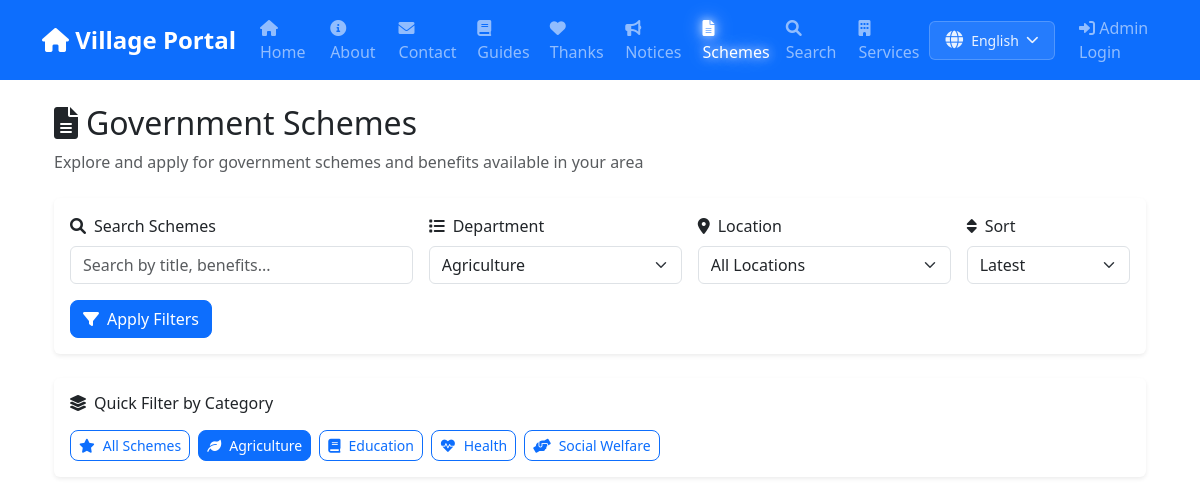
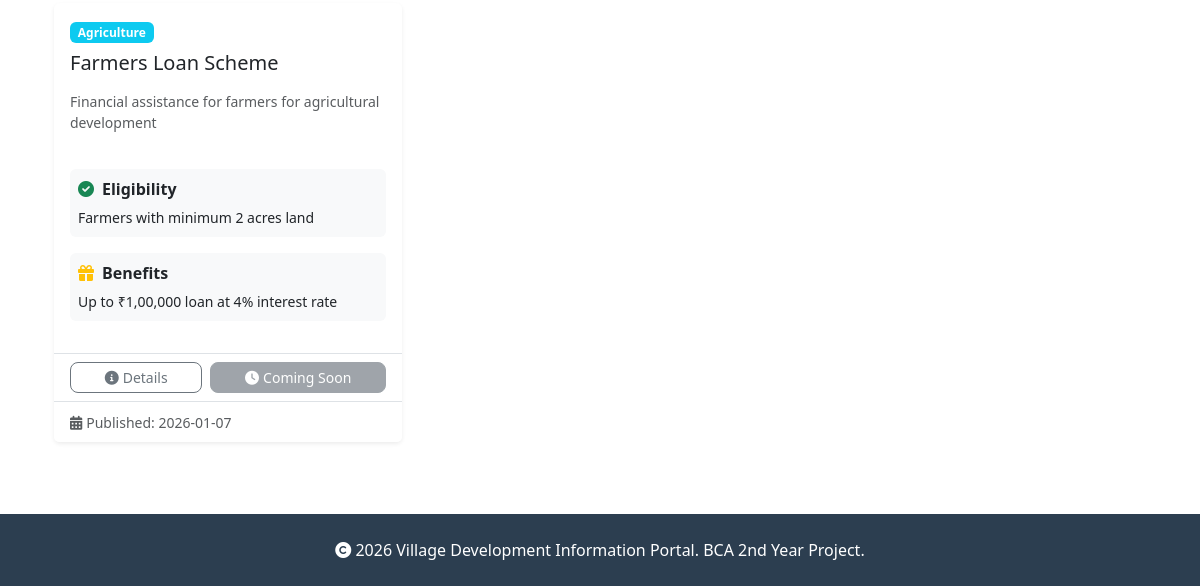
/schemes?category=Agriculture&location=&sort=latest&q=, run on an earlier commit of the app's database (2 pictures, top to bottom).
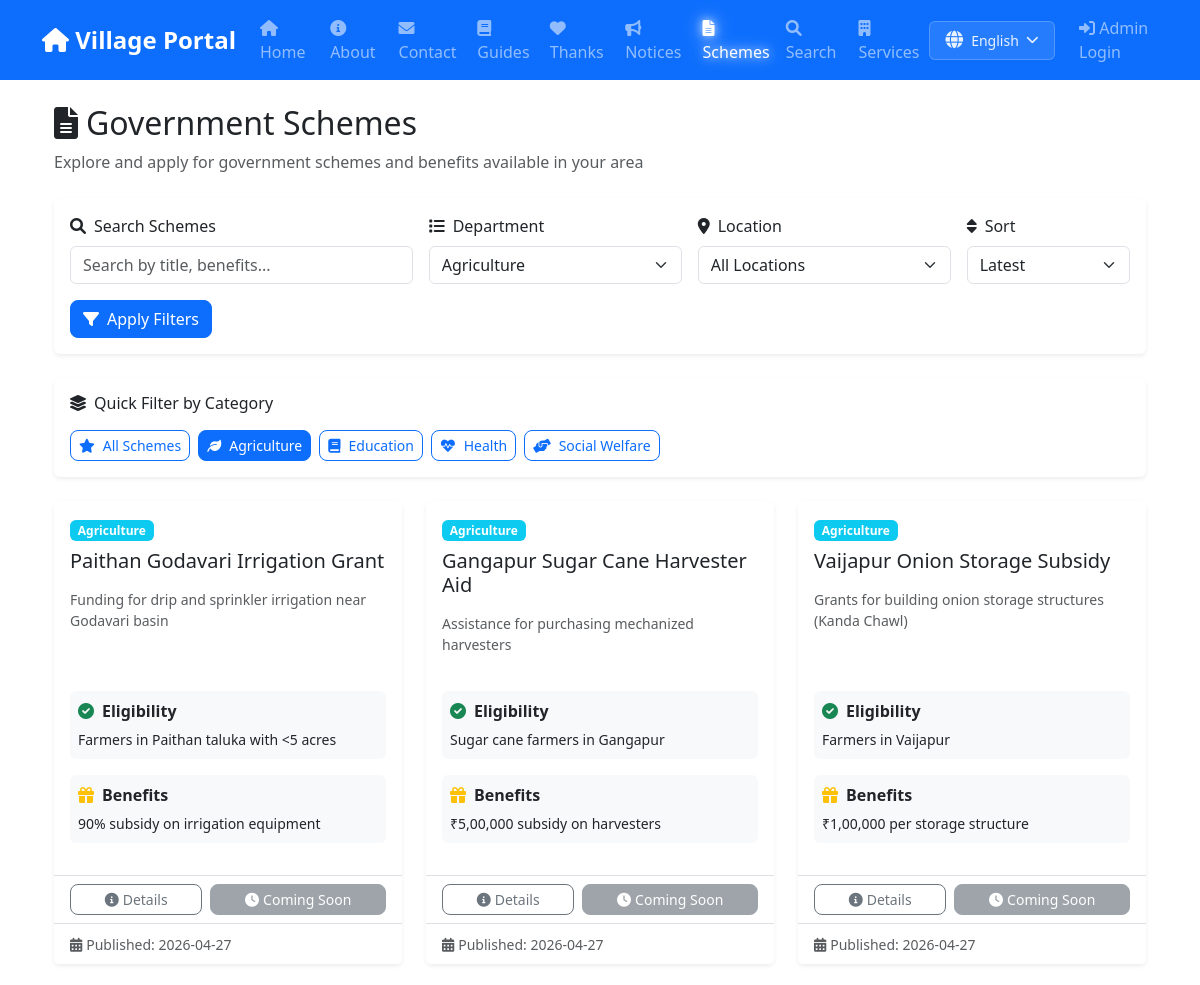
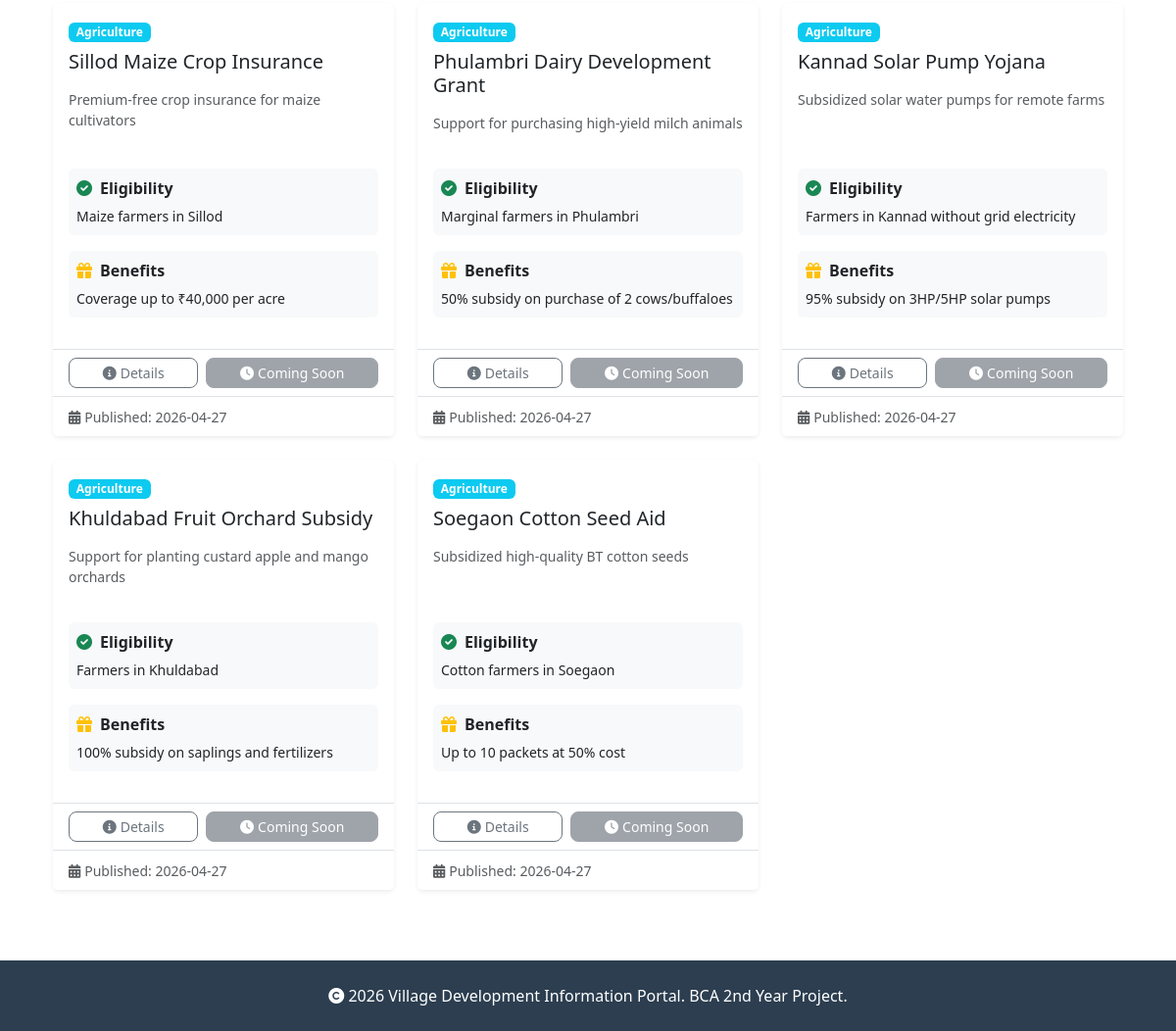
And on a later commit of the database (2 pictures, top to bottom).
### tables this page shows
CREATE TABLE schemes (
            id INTEGER PRIMARY KEY AUTOINCREMENT,
            title TEXT NOT NULL,
            description TEXT,
            department TEXT,
            eligibility TEXT,
            benefits TEXT,
            apply_link TEXT,
            published_on TIMESTAMP DEFAULT CURRENT_TIMESTAMP
        , location TEXT DEFAULT "All");

### app.py (the view)
@app.route('/schemes')
def schemes():
    category = request.args.get('category', '')
    location = request.args.get('location', None)
    if location is None:
        location = current_user.location if current_user.is_authenticated and current_user.location else ''
    sort = request.args.get('sort', 'latest')
    query = request.args.get('q', '').strip()
    conn = get_db()
    cursor = conn.cursor()
    filters = []
    params = []
    if category:
        filters.append('department = ?')
        params.append(category)
    if location:
        filters.append('(location = ? OR location = "All")')
        params.append(location)
    if query:
        filters.append('(title LIKE ? OR description LIKE ? OR eligibility LIKE ? OR benefits LIKE ?)')
        query_param = f'%{query}%'
        params.extend([query_param] * 4)
    sql = 'SELECT * FROM schemes'
    if filters:
        sql += ' WHERE ' + ' AND '.join(filters)
    if sort == 'relevance' and query:
        sql += ' ORDER BY (CASE WHEN title LIKE ? THEN 3 WHEN department LIKE ? THEN 2 WHEN description LIKE ? THEN 1 ELSE 0 END) DESC, published_on DESC'
        params.extend([query_param, query_param, query_param])
    else:
        sql += ' ORDER BY published_on DESC'
    cursor.execute(sql, tuple(params))
    schemes = cursor.fetchall()
    cursor.execute('SELECT DISTINCT location FROM schemes WHERE location IS NOT NULL AND location != "All"')
    locations = [row['location'] for row in cursor.fetchall()]
    default_locations = ['Paithan', 'Gangapur', 'Vaijapur', 'Sillod', 'Phulambri', 'Kannad', 'Khuldabad', 'Soegaon']
    all_locations = sorted(list(set(locations + default_locations)))
    conn.close()
    return render_template('schemes.html', schemes=schemes, selected_category=category, selected_location=location, locations=all_locations, selected_sort=sort, search_query=query, selected_scheme_default=None)

### app.py (called while the page is built)
def get_db():
    db_path = app.config.get('DATABASE', 'database.db')
    conn = sqlite3.connect(db_path)
    conn.row_factory = sqlite3.Row
    return conn

### templates/schemes.html (shortened to what the changed rows need)
{% extends "base.html" %}
{% block content %}
<div class="container-fluid">
    <div class="mb-4">
        <h2 class="mb-2"><i class="fas fa-file-alt me-2"></i>Government Schemes</h2>
    </div>
    <div class="row">
        {% if schemes %}
        {% for scheme in schemes %}
        <div class="col-md-6 col-lg-4 mb-4">
            <div class="card border-0 shadow-sm h-100 d-flex flex-column transition-hover"
                style="transition: all 0.3s ease;">
                <div class="card-body d-flex flex-column">
                    <div class="mb-2">
                        <span class="badge bg-info">{{ scheme.department }}</span>
                    </div>
                    <h5 class="card-title mb-3">{{ scheme.title }}</h5>
                    <p class="card-text text-muted small mb-3 flex-grow-1">{{ scheme.description }}</p>
                    <div class="mb-3 p-2 bg-light rounded">
                        <strong class="d-block mb-1">
                            <i class="fas fa-check-circle text-success me-2"></i>Eligibility
                        </strong>
                        <small class="text-dark">{{ scheme.eligibility }}</small>
                    </div>
                    <div class="mb-3 p-2 bg-light rounded">
                        <strong class="d-block mb-1">
                            <i class="fas fa-gift text-warning me-2"></i>Benefits
                        </strong>
                        <small class="text-dark">{{ scheme.benefits }}</small>
                    </div>
                </div>
                <div class="card-footer bg-white border-top d-flex gap-2">
                    <a href="{{ url_for('scheme_detail', scheme_id=scheme.id) }}"
                        class="btn btn-sm btn-outline-secondary flex-grow-1">
                        <i class="fas fa-info-circle me-1"></i>Details
                    </a>
                    {% if scheme.apply_link and scheme.apply_link != '#' %}
                    <a href="{{ scheme.apply_link }}" target="_blank" class="btn btn-sm btn-primary flex-grow-1">
                        <i class="fas fa-external-link-alt me-1"></i>Apply
                    </a>
                    {% else %}
                    <button class="btn btn-sm btn-secondary flex-grow-1" disabled>
                        <i class="fas fa-clock me-1"></i>Coming Soon
                    </button>
                    {% endif %}
                </div>
                <div class="card-footer bg-white border-top pt-2 pb-2">
                    <small class="text-muted">
                        <i class="fas fa-calendar-alt me-1"></i>Published: {{ scheme.published_on[:10] }}
                    </small>
                </div>
            </div>
        </div>
        {% endfor %}
        {% endif %}
    </div>
</div>
{% endblock %}

What changed in the data, as far as the page shows it:
removed schemes: department "Agriculture", title "Farmers Loan Scheme", description "Financial assistance for farmers for agricultural development", eligibility "Farmers with minimum 2 acres land", benefits "Up to ₹1,00,000 loan at 4% interest rate", apply_link "#" (drawn), published_on "2026-01-07"
added schemes: department "Agriculture", title "Paithan Godavari Irrigation Grant", description "Funding for drip and sprinkler irrigation near Godavari basin", eligibility "Farmers in Paithan taluka with <5 acres", benefits "90% subsidy on irrigation equipment", apply_link "#" (drawn), published_on "2026-04-27"
added schemes: department "Agriculture", title "Gangapur Sugar Cane Harvester Aid", description "Assistance for purchasing mechanized harvesters", eligibility "Sugar cane farmers in Gangapur", benefits "₹5,00,000 subsidy on harvesters", apply_link "#" (drawn), published_on "2026-04-27"
added schemes: department "Agriculture", title "Vaijapur Onion Storage Subsidy", description "Grants for building onion storage structures (Kanda Chawl)", eligibility "Farmers in Vaijapur", benefits "₹1,00,000 per storage structure", apply_link "#" (drawn), published_on "2026-04-27"
added schemes: department "Agriculture", title "Sillod Maize Crop Insurance", description "Premium-free crop insurance for maize cultivators", eligibility "Maize farmers in Sillod", benefits "Coverage up to ₹40,000 per acre", apply_link "#" (drawn), published_on "2026-04-27"
added schemes: department "Agriculture", title "Phulambri Dairy Development Grant", description "Support for purchasing high-yield milch animals", eligibility "Marginal farmers in Phulambri", benefits "50% subsidy on purchase of 2 cows/buffaloes", apply_link "#" (drawn), published_on "2026-04-27"
added schemes: department "Agriculture", title "Kannad Solar Pump Yojana", description "Subsidized solar water pumps for remote farms", eligibility "Farmers in Kannad without grid electricity", benefits "95% subsidy on 3HP/5HP solar pumps", apply_link "#" (drawn), published_on "2026-04-27"
added schemes: department "Agriculture", title "Khuldabad Fruit Orchard Subsidy", description "Support for planting custard apple and mango orchards", eligibility "Farmers in Khuldabad", benefits "100% subsidy on saplings and fertilizers", apply_link "#" (drawn), published_on "2026-04-27"
added schemes: department "Agriculture", title "Soegaon Cotton Seed Aid", description "Subsidized high-quality BT cotton seeds", eligibility "Cotton farmers in Soegaon", benefits "Up to 10 packets at 50% cost", apply_link "#" (drawn), published_on "2026-04-27"
